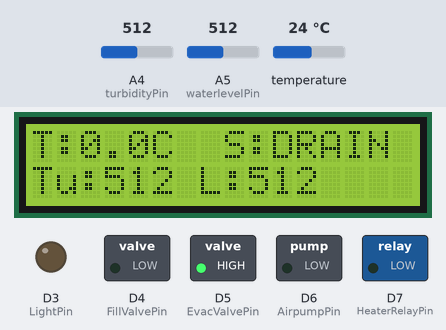
A sketch run on a simulated Arduino Uno R4 WiFi. On the bench: 16×2 character LCD, switched loads named in the sketch (green lamp = pin HIGH), output pins drawn as LEDs (lit = HIGH). Inputs (shaded band) come from the test bench; at power-on: A5 (waterlevelPin) = 512, temperature 24 °C, A4 (turbidityPin) = 512. WiFi joins after 1.5 s; servers stay silent unless stated; random numbers use the default seed unless the sketch sets one; no MQTT or app messages arrive unless stated; what the sketch prints to the serial monitor is not drawn.

Above: at 3.8 s.
3.9 s: A5 (waterlevelPin) set to 218
At 7.2 s:
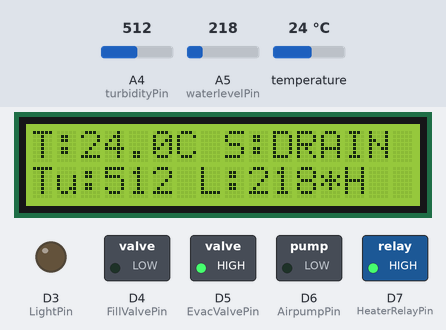
8.1 s: A5 (waterlevelPin) set to 191
At 11.5 s:
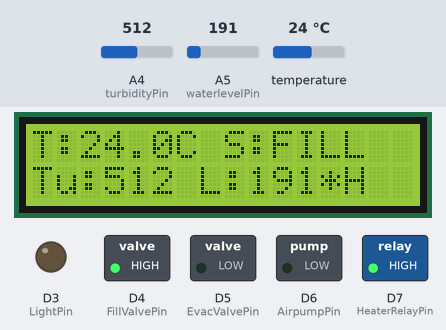
12.2 s: temperature set to 30.1 °C
At 17.3 s:
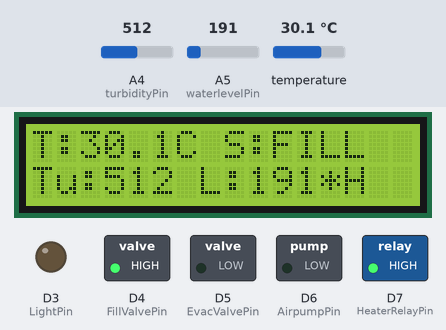
18.2 s: temperature set to 30.9 °C
At 21.5 s:
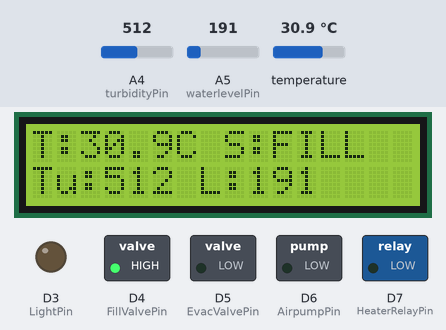
22.2 s: A5 (waterlevelPin) set to 105
At 25.8 s:
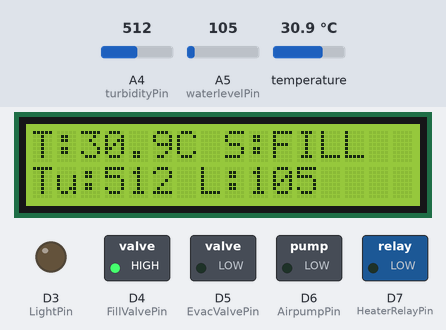
26.2 s: A5 (waterlevelPin) set to 93
At 28.2 s:
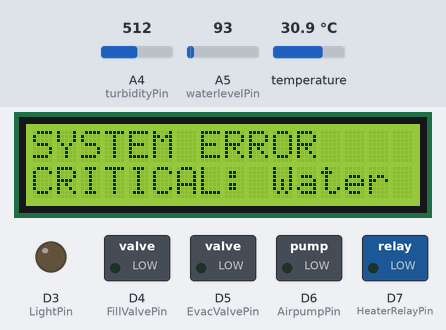
Timing chart, 0 to 29.7 s (numbered marks = the images above; inputs shaded):
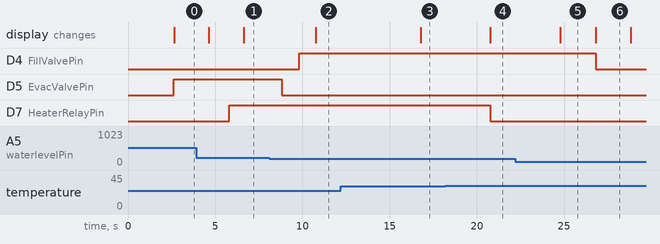

The sketch:

Code_photobioreactor.ino
```cpp
//Disclaimer : Parts of the code were generated by AI

// ====================== DEBUG ======================
#define DEBUG 1

// ====================== LIBRARIES ======================
#include <WiFiS3.h>
#include <PubSubClient.h>
#include <LiquidCrystal.h>
#include <OneWire.h>
#include <DallasTemperature.h>
#include <string.h>

// ====================== WIFI & UBIDOTS ======================
// NOTE: Replace placeholder values WiFi credentials and Ubidots Token
const char* WIFI_SSID     = "WIFI_SSID";
const char* WIFI_PASS     = "WIFI_PASS";
const char* UBIDOTS_TOKEN = "UBIDOTS_TOKEN";
const char* MQTT_SERVER   = "industrial.api.ubidots.com";
const int   MQTT_PORT     = 1883;
const char* DEVICE_LABEL  = "bioreactor";

WiFiClient wifiClient;
PubSubClient client(wifiClient);

// ====================== PINS ======================
const int turbidityPin    = A4; // Analog pin for Turbidity Sensor
const int waterlevelPin   = A5; // Analog pin for Water Level (Linear Potentiometer)
const int oneWireBus      = 2;  // Digital pin for OneWire Temperature Sensor

const int HeaterRelayPin  = 7;  // Digital pin for Heater Relay
const int EvacValvePin    = 5;  // Digital pin for Evacuation Solenoid Valve
const int FillValvePin    = 4;  // Digital pin for Refill Solenoid Valve
const int LightPin        = 3;  // Digital PWM pin for LED Control (via MOSFET)
const int AirpumpPin      = 6;  // Digital PWM pin for Air Pump Control (via MOSFET)

// ====================== LCD ======================
const int rs = 13, en = 12, d4 = 11, d5 = 10, d6 = 9, d7 = 8;
LiquidCrystal lcd(rs, en, d4, d5, d6, d7);

// ====================== TEMPERATURE SENSOR ======================
OneWire oneWire(oneWireBus);
DallasTemperature sensors(&oneWire);

// ====================== VARIABLES ======================
float temperature = 0.0;
int turbidity = 0; // Smoothed ADC reading
int waterlevel = 0; // Direct ADC reading

// Target parameters (updated via MQTT)
float temperaturetarget = 30.0;
int lightintensity = 0;     // 0–255 PWM value
int airpumpintensity = 0;   // 0–255 PWM value
int turbiditytarget = 500;  // Target ADC value for concentration control

bool heaterstate = false;

// System boundaries (ADC values from the linear potentiometer)
int lowwaterlevel = 200; // ADC value for low-level (draining limit)
int highwaterlevel = 900; // ADC value for high-level (filling limit)
const int HEATER_SAFETY_LEVEL = 100; // ADC value below which the heater MUST be off (dry-run prevention)

// ====================== SYSTEM STATE ======================
enum ReactorState { IDLE, DRAINING, VALVE_DELAY, FILLING, ERROR };
ReactorState reactorState = IDLE;
String errorMessage = "";
bool systemHealthy = true;

// ====================== TIMERS & DELAYS ======================
unsigned long lastTempUpdate = 0;
unsigned long lastMQTTSend = 0;
unsigned long lastLCDUpdate = 0;
unsigned long lastSensorRead = 0;
unsigned long stateStartTime = 0;
unsigned long valveChangeTime = 0;
unsigned long lastMQTTRetry = 0;

const unsigned long tempInterval = 5000;    // temperature reading (5 seconds)
const unsigned long mqttInterval = 15000;   // Ubidots send (15 seconds)
const unsigned long lcdInterval = 2000;     // display update (2 seconds)
const unsigned long sensorInterval = 1000;  // sensor reading (1 second)
const unsigned long stateTimeout = 120000;  // 2 minute timeout for state transitions (e.g., draining)
const unsigned long VALVE_DELAY_MS = 1000;  // 1 second delay between valve operations

// ====================== MQTT CONFIG ======================
#define MQTT_PAYLOAD_SIZE 256
char payload[MQTT_PAYLOAD_SIZE];
char topic[MQTT_PAYLOAD_SIZE];
int mqttRetryCount = 0;
const int MAX_MQTT_RETRIES = 3;

// ====================== SENSOR SMOOTHING ======================
const int SMOOTHING_READINGS = 5;
int turbidityReadings[SMOOTHING_READINGS];
int readIndex = 0;

// ====================== FUNCTION DECLARATIONS ======================
void initializeSensors();
int readSmoothedTurbidity();
int readWaterLevel();
void checkValveSafety();
void setLightPower(int power);
void setAirPumpPower(int power);
void reconnectMQTT();
void callback(char* topic, byte* payload, unsigned int length);
void controlReactor();
void controlTemperature();
void updateLCD();
void checkSystemHealth();
void setError(String message);
void handleErrorState();
void sendDataToUbidots();
void safeValveOperation(int valvePin, bool state);

// ====================== SENSOR FUNCTIONS ======================
// Fills the initial smoothing array and reads initial water level
void initializeSensors() {
  for (int i = 0; i < SMOOTHING_READINGS; i++) {
    turbidityReadings[i] = analogRead(turbidityPin);
    delay(10);
  }
  waterlevel = analogRead(waterlevelPin); // Initialize water level
}

// Implements a simple moving average filter for turbidity
int readSmoothedTurbidity() {
  for (int i = 0; i < SMOOTHING_READINGS - 1; i++) {
    turbidityReadings[i] = turbidityReadings[i + 1];
  }
  // Read the newest value and store it at the end
  turbidityReadings[SMOOTHING_READINGS - 1] = analogRead(turbidityPin);
  int total = 0;
  // Calculate the sum of all readings
  for (int i = 0; i < SMOOTHING_READINGS; i++) total += turbidityReadings[i];
  // Return the average
  return total / SMOOTHING_READINGS;
}

// Reads the water level directly from the linear potentiometer (ADC)
int readWaterLevel() {
  return analogRead(waterlevelPin);
}

// ====================== SAFETY FUNCTIONS ======================
// Prevents both fill and drain valves from being active simultaneously
void checkValveSafety() {
  bool evacState = digitalRead(EvacValvePin);
  bool fillState = digitalRead(FillValvePin);

  if (evacState && fillState) {
    // Force both valves off and enter error state
    digitalWrite(EvacValvePin, LOW);
    digitalWrite(FillValvePin, LOW);
    setError("SAFETY: Both valves active simultaneously");
    if (DEBUG) Serial.println("!!! SAFETY INTERLOCK: Both valves active. SHUT DOWN.");
  }
}

// Ensures a consistent time marker when changing valve state
void safeValveOperation(int valvePin, bool state) {
  digitalWrite(valvePin, state ? HIGH : LOW);
  valveChangeTime = millis();
  if (DEBUG) {
    Serial.print("Valve ");
    Serial.print(valvePin);
    Serial.print(state ? " OPENED" : " CLOSED");
    Serial.println();
  }
}

// ====================== OUTPUT CONTROL ======================
// Sets the LED light intensity using PWM
void setLightPower(int power) {
  power = constrain(power, 0, 255);
  analogWrite(LightPin, power);
  if (DEBUG) {
    Serial.print("Light intensity set to: ");
    Serial.println(power);
  }
}

// Sets the air pump speed using PWM
void setAirPumpPower(int power) {
  power = constrain(power, 0, 255);
  analogWrite(AirpumpPin, power);
  if (DEBUG) {
    Serial.print("Air pump intensity set to: ");
    Serial.println(power);
  }
}

// ====================== ERROR HANDLING ======================
// Sets system state to ERROR and shuts down critical actuators
void setError(String message) {
  reactorState = ERROR;
  errorMessage = message;
  systemHealthy = false;

  // Turn off all critical outputs immediately
  digitalWrite(HeaterRelayPin, LOW);
  digitalWrite(EvacValvePin, LOW);
  digitalWrite(FillValvePin, LOW);

  if (DEBUG) {
    Serial.print("ERROR: ");
    Serial.println(message);
  }
}

// Checks sensor values and network status for critical failures
void checkSystemHealth() {
  unsigned long now = millis();

  // 1. Temperature Sensor Check
  if (temperature == -127.0 || temperature < -50 || temperature > 100) {
    setError("Temperature sensor failure - reading out of range: " + String(temperature));
    return;
  }

  // 2. Heater Dry-Run Safety Check
  if (waterlevel < HEATER_SAFETY_LEVEL) {
    // This is a critical safety interlock, forces heater off regardless of control logic
    digitalWrite(HeaterRelayPin, LOW);
    heaterstate = false;
    setError("CRITICAL: Water level below safety minimum. Heater forced OFF.");
    return;
  }

  // 3. Water Level Sensor Check
  if (waterlevel < 0 || waterlevel > 1023) {
    setError("Water level sensor failure - reading out of range: " + String(waterlevel));
    return;
  }

  // 4. Turbidity Sensor Check
  if (turbidity < 0 || turbidity > 1023) {
    setError("Turbidity sensor failure - reading out of range: " + String(turbidity));
    return;
  }

  // 5. State Timeout Check (for long-running valve operations)
  if (reactorState != IDLE && reactorState != ERROR &&
      now - stateStartTime > stateTimeout) {
    safeValveOperation(EvacValvePin, false); // Fail-safe: close valves
    safeValveOperation(FillValvePin, false);
    setError("State timeout exceeded in state: " + String(reactorState));
    return;
  }

  // 6. WiFi Check
  if (WiFi.status() != WL_CONNECTED) {
    setError("WiFi connection lost");
    return;
  }

  // 7. Auto-recovery check (if system was unhealthy but error condition is gone)
  if (!systemHealthy && reactorState != ERROR) {
      systemHealthy = true;
      if (DEBUG) Serial.println("System health restored.");
  }
}

// Handles the display and recovery attempt when the system is in ERROR state
void handleErrorState() {
  static unsigned long lastErrorDisplay = 0;
  unsigned long now = millis();

  // Scroll error message on LCD every 2 seconds
  if (now - lastErrorDisplay >= 2000) {
    lastErrorDisplay = now;

    lcd.clear();
    lcd.setCursor(0, 0);
    lcd.print("SYSTEM ERROR");
    lcd.setCursor(0, 1);

    static int scrollPos = 0;
    String displayMsg = errorMessage.substring(scrollPos);
    if (displayMsg.length() > 16) displayMsg = displayMsg.substring(0, 16);
    lcd.print(displayMsg);

    scrollPos++;
    if (scrollPos > errorMessage.length()) scrollPos = 0;

    if (DEBUG) {
      Serial.print("Error state - Message: ");
      Serial.println(errorMessage);
    }
  }

  // Attempt auto-recovery after 30 seconds if WiFi is stable
  if (now - stateStartTime > 30000 && WiFi.status() == WL_CONNECTED) {
    reactorState = IDLE;
    systemHealthy = true;
    if (DEBUG) Serial.println("Auto-recovery attempted - returning to IDLE state");
  }
}

// ====================== MQTT COMMUNICATION ======================
// Tries to reconnect to Ubidots MQTT broker
void reconnectMQTT() {
  if (mqttRetryCount >= MAX_MQTT_RETRIES) {
    setError("MQTT connection failed after max retries");
    return;
  }

  // Limit retry attempts frequency
  unsigned long now = millis();
  if (now - lastMQTTRetry < 5000) return;
  lastMQTTRetry = now;

  if (DEBUG) Serial.print("Attempting MQTT connection...");

  // Generate unique client ID for connection
  String clientId = "ArduinoBioreactor-" + String(random(0xffff), HEX);

  if (client.connect(clientId.c_str(), UBIDOTS_TOKEN, "")) {
    if (DEBUG) Serial.println("connected");
    mqttRetryCount = 0;

    // Subscribe to all target variables for remote control
    String topics[] = {
      "/v1.6/devices/" + String(DEVICE_LABEL) + "/airpumpintensity/lv",
      "/v1.6/devices/" + String(DEVICE_LABEL) + "/lightintensity/lv",
      "/v1.6/devices/" + String(DEVICE_LABEL) + "/turbiditytarget/lv",
      "/v1.6/devices/" + String(DEVICE_LABEL) + "/temperaturetarget/lv"
    };

    for (int i = 0; i < 4; i++) {
      if (client.subscribe(topics[i].c_str())) {
        if (DEBUG) {
          Serial.print("Subscribed to: ");
          Serial.println(topics[i]);
        }
      } else {
        if (DEBUG) {
          Serial.print("Failed to subscribe to: ");
          Serial.println(topics[i]);
        }
      }
    }
  } else {
    mqttRetryCount++;
    if (DEBUG) {
      Serial.print("failed, rc=");
      Serial.print(client.state());
      Serial.print(" Retry ");
      Serial.print(mqttRetryCount);
      Serial.println("/3");
    }
  }
}

// ====================== MQTT CALLBACK ======================
// Processes incoming messages from Ubidots (user control updates)
void callback(char* topic, byte* payload, unsigned int length) {
  // Convert payload to null-terminated string
  char msg[length + 1];
  for (unsigned int i = 0; i < length; i++) msg[i] = (char)payload[i];
  msg[length] = '\0';

  String topicStr = String(topic);

  if (DEBUG) {
    Serial.print("MQTT Message received: ");
    Serial.print(topicStr);
    Serial.print(" - ");
    Serial.println(msg);
  }

  // Parse payload and update appropriate variable/actuator
  if (topicStr.indexOf("airpumpintensity/lv") != -1) {
    airpumpintensity = atoi(msg);
    setAirPumpPower(airpumpintensity); // Direct control
  } else if (topicStr.indexOf("lightintensity/lv") != -1) {
    lightintensity = atoi(msg);
    setLightPower(lightintensity);     // Direct control
  } else if (topicStr.indexOf("turbiditytarget/lv") != -1) {
    turbiditytarget = atoi(msg);       // Setpoint update
  } else if (topicStr.indexOf("temperaturetarget/lv") != -1) {
    temperaturetarget = atof(msg);     // Setpoint update
  }
}

// ====================== SEND DATA ======================
// Compiles and sends all current sensor and state data to Ubidots
void sendDataToUbidots() {
  if (!client.connected()) {
    if (DEBUG) Serial.println("MQTT not connected, skipping data send");
    return;
  }

  // Construct topic for bulk publishing
  snprintf(topic, MQTT_PAYLOAD_SIZE, "/v1.6/devices/%s", DEVICE_LABEL);

  // Construct JSON payload with all key variables
  snprintf(payload, MQTT_PAYLOAD_SIZE,
           "{\"temperature\":%.2f,\"turbidity\":%d,\"waterlevel\":%d,\"heaterstate\":%d,\"system_healthy\":%d,\"temperaturetarget\":%.2f,\"turbiditytarget\":%d}",
           temperature, turbidity, waterlevel, heaterstate ? 1 : 0, systemHealthy ? 1 : 0, temperaturetarget, turbiditytarget);

  if (client.publish(topic, payload)) {
    if (DEBUG) {
      Serial.print("Data sent to Ubidots: ");
      Serial.println(payload);
    }
  } else {
    if (DEBUG) Serial.println("Failed to send data to Ubidots");
  }
}

// ====================== REACTOR CONTROL ======================
// State machine for draining and refilling the medium
void controlReactor() {
  unsigned long now = millis();

  switch (reactorState) {
    case IDLE:
      // Check if turbidity exceeds the user-defined threshold
      if (turbidity > turbiditytarget) {
        safeValveOperation(EvacValvePin, true);
        safeValveOperation(FillValvePin, false);
        reactorState = DRAINING;
        stateStartTime = now;
        if (DEBUG) Serial.println("→ DRAINING initiated");
      }
      break;

    case DRAINING:
      // Wait for VALVE_DELAY_MS after the valve opened to account for mechanical lag
      if (now - valveChangeTime < VALVE_DELAY_MS) break;

      // Stop draining when water level hits the low limit
      if (waterlevel <= lowwaterlevel) {
        safeValveOperation(EvacValvePin, false); // Close drain
        reactorState = VALVE_DELAY; // Move to delay state
        stateStartTime = now;
        if (DEBUG) Serial.println("→ VALVE_DELAY before filling");
      } else if (now - stateStartTime > stateTimeout) {
        // Safety timeout for draining
        safeValveOperation(EvacValvePin, false);
        setError("Timeout during DRAINING phase");
      }
      break;

    case VALVE_DELAY:
      // Wait for delay to ensure previous valve is fully shut
      if (now - stateStartTime >= VALVE_DELAY_MS) {
        safeValveOperation(FillValvePin, true); // Open fill valve
        reactorState = FILLING;
        stateStartTime = now;
        if (DEBUG) Serial.println("→ FILLING initiated");
      }
      break;

    case FILLING:
      // Wait for VALVE_DELAY_MS after the valve opened
      if (now - valveChangeTime < VALVE_DELAY_MS) break;

      // Stop filling when water level hits the high limit
      if (waterlevel >= highwaterlevel) {
        safeValveOperation(FillValvePin, false); // Close fill
        reactorState = IDLE;
        if (DEBUG) Serial.println("→ IDLE (filling complete)");
      } else if (now - stateStartTime > stateTimeout) {
        // Safety timeout for filling
        safeValveOperation(FillValvePin, false);
        setError("Timeout during FILLING phase");
      }
      break;

    case ERROR:
      // Stay in error state until manually reset or auto-recovery
      break;
  }
}

// ====================== TEMPERATURE CONTROL ======================
// Implements a simple hysteresis loop for temperature
void controlTemperature() {
  // Critical safety check: if water level is too low, force heater off
  if (!systemHealthy || waterlevel < HEATER_SAFETY_LEVEL) {
    digitalWrite(HeaterRelayPin, LOW);
    heaterstate = false;
    return;
  }

  // Hysteresis logic:
  // Turn ON if temperature is far below target (target - 1.0 C)
  if (temperature < temperaturetarget - 1.0) {
    digitalWrite(HeaterRelayPin, HIGH);
    heaterstate = true;
    if (DEBUG) Serial.println("Heater ON");
  // Turn OFF if temperature is slightly above target (target + 0.5 C)
  } else if (temperature > temperaturetarget + 0.5) {
    digitalWrite(HeaterRelayPin, LOW);
    heaterstate = false;
    if (DEBUG) Serial.println("Heater OFF");
  }
  // Otherwise, maintain current state (within the 1.5 C deadband)
}

// ====================== LCD UPDATE ======================
void updateLCD() {
  lcd.clear();
  lcd.setCursor(0, 0);
  lcd.print("T:");
  lcd.print(temperature, 1); // Display temperature with 1 decimal place
  lcd.print("C ");

  lcd.setCursor(8, 0);
  lcd.print("S:");
  // Display current reactor state
  switch (reactorState) {
    case IDLE: lcd.print("IDLE  "); break;
    case DRAINING: lcd.print("DRAIN "); break;
    case VALVE_DELAY: lcd.print("DELAY "); break;
    case FILLING: lcd.print("FILL  "); break;
    case ERROR: lcd.print("ERROR "); break;
  }

  lcd.setCursor(0, 1);
  lcd.print("Tu:");
  lcd.print(turbidity);
  lcd.print(" L:");
  lcd.print(waterlevel);

  // Status indicators
  if (heaterstate) lcd.print("*H"); // *H if heater is active
  if (!systemHealthy) lcd.print("!"); // ! if system is unhealthy/in error
}

// ====================== SETUP ======================
void setup() {
  Serial.begin(115200);
  if (DEBUG) Serial.println("Starting bioreactor setup...");

  // Initialize all actuator pins as outputs and ensure they are OFF/LOW
  pinMode(HeaterRelayPin, OUTPUT);
  pinMode(EvacValvePin, OUTPUT);
  pinMode(FillValvePin, OUTPUT);
  pinMode(LightPin, OUTPUT);
  pinMode(AirpumpPin, OUTPUT);

  digitalWrite(HeaterRelayPin, LOW);
  digitalWrite(EvacValvePin, LOW);
  digitalWrite(FillValvePin, LOW);
  analogWrite(LightPin, 0);
  analogWrite(AirpumpPin, 0);

  // Initialize LCD
  lcd.begin(16, 2);
  lcd.print("Bioreactor Init");
  delay(1000);

  // Initialize Sensors
  sensors.begin();
  initializeSensors();

  // Connect to WiFi
  WiFi.begin(WIFI_SSID, WIFI_PASS);
  if (DEBUG) Serial.println("Connecting to WiFi...");

  int wifiRetries = 0;
  while (WiFi.status() != WL_CONNECTED && wifiRetries < 10) {
    delay(1000);
    wifiRetries++;
    if (DEBUG) {
      Serial.print(".");
      if (wifiRetries % 5 == 0) Serial.println();
    }
  }

  if (WiFi.status() == WL_CONNECTED) {
    if (DEBUG) {
      Serial.println("\nConnected to WiFi");
      Serial.print("IP address: ");
      Serial.println(WiFi.localIP());
    }
  } else {
    // If WiFi fails, enter error state
    setError("WiFi connection failed (Setup)");
  }

  // Configure MQTT client
  client.setServer(MQTT_SERVER, MQTT_PORT);
  client.setCallback(callback);
  client.setBufferSize(MQTT_PAYLOAD_SIZE);

  if (DEBUG) Serial.println("Setup complete");
}

// ====================== MAIN LOOP ======================
void loop() {
  unsigned long now = millis();

  // 1. MQTT Connection/Loop
  if (!client.connected() && systemHealthy) reconnectMQTT();
  if (systemHealthy) client.loop(); // Must call client.loop() regularly to maintain connection

  // 2. Critical Safety Checks (Always run)
  checkValveSafety();
  checkSystemHealth();

  // If in error state, handle display and recovery attempts, then stop further control logic
  if (reactorState == ERROR) {
    handleErrorState();
    return;
  }

  // 3. Temperature Reading and Control
  if (now - lastTempUpdate >= tempInterval) {
    lastTempUpdate = now;
    sensors.requestTemperatures();
    temperature = sensors.getTempCByIndex(0);
    controlTemperature(); // Hysteresis control
  }

  // 4. Sensor Reading and Concentration Control
  if (now - lastSensorRead >= sensorInterval) {
    lastSensorRead = now;
    turbidity = readSmoothedTurbidity();
    waterlevel = readWaterLevel();
    controlReactor(); // State machine for drain/fill cycles
  }

  // 5. Data Transmission
  if (now - lastMQTTSend >= mqttInterval) {
    lastMQTTSend = now;
    sendDataToUbidots();
  }

  // 6. LCD Display Update
  if (now - lastLCDUpdate >= lcdInterval) {
    lastLCDUpdate = now;
    updateLCD();
  }
}
```

Measured:
- the behaviour switches between 201 and 200 on A5 (waterlevelPin) (found by bisection; images 1 and 2)
- the behaviour switches between 30.5 and 30.6 °C on temperature (found by bisection; images 3 and 4)
- the behaviour switches between 100 and 99 on A5 (waterlevelPin) (found by bisection; images 5 and 6)
- after the input at 8.1 s, D4 (FillValvePin): LOW → HIGH after 1.7 s; D5 (EvacValvePin): HIGH → LOW after 0.72 s; the display: changes after 2.7 s (image 2)
- after the input at 12.2 s, the display: changes after 4.6 s (image 3)
- after the input at 18.2 s, D7 (HeaterRelayPin): HIGH → LOW after 2.6 s; the display: changes after 2.6 s (image 4)
- after the input at 22.2 s, the display: changes after 2.6 s (image 5)
- after the input at 26.2 s, D4 (FillValvePin): HIGH → LOW after 0.62 s; the display: changes after 0.63 s (image 6)
